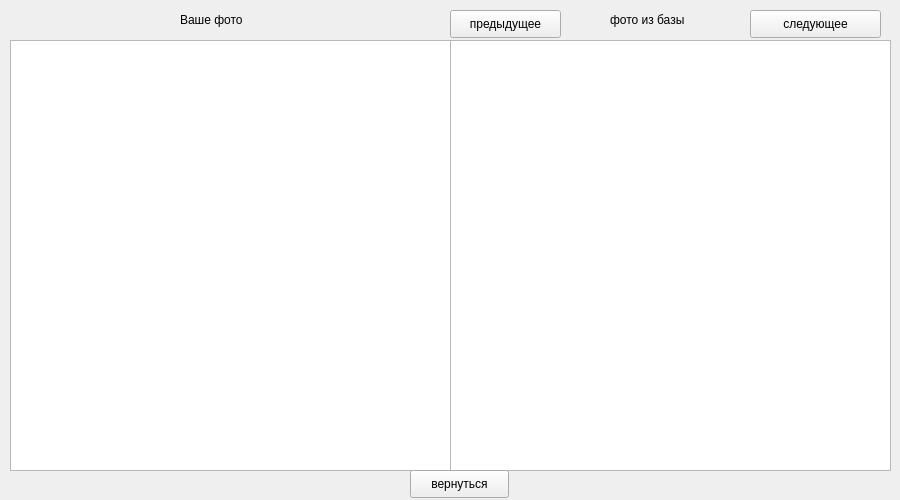
<?xml version="1.0" encoding="UTF-8"?>
<ui version="4.0">
 <class>ResultFrom</class>
 <widget class="QWidget" name="ResultFrom">
  <property name="geometry">
   <rect>
    <x>0</x>
    <y>0</y>
    <width>900</width>
    <height>500</height>
   </rect>
  </property>
  <property name="windowTitle">
   <string>Form</string>
  </property>
  <widget class="QLabel" name="CancerLabel">
   <property name="geometry">
    <rect>
     <x>200</x>
     <y>110</y>
     <width>68</width>
     <height>20</height>
    </rect>
   </property>
   <property name="text">
    <string/>
   </property>
  </widget>
  <widget class="QGraphicsView" name="graphicsView">
   <property name="geometry">
    <rect>
     <x>10</x>
     <y>40</y>
     <width>441</width>
     <height>431</height>
    </rect>
   </property>
  </widget>
  <widget class="QGraphicsView" name="graphicsView_2">
   <property name="geometry">
    <rect>
     <x>450</x>
     <y>40</y>
     <width>441</width>
     <height>431</height>
    </rect>
   </property>
  </widget>
  <widget class="QPushButton" name="previousImageButton">
   <property name="geometry">
    <rect>
     <x>450</x>
     <y>10</y>
     <width>111</width>
     <height>28</height>
    </rect>
   </property>
   <property name="text">
    <string>предыдущее</string>
   </property>
  </widget>
  <widget class="QPushButton" name="nextImageButton">
   <property name="geometry">
    <rect>
     <x>750</x>
     <y>10</y>
     <width>131</width>
     <height>28</height>
    </rect>
   </property>
   <property name="text">
    <string>следующее</string>
   </property>
  </widget>
  <widget class="QPushButton" name="pushButton">
   <property name="geometry">
    <rect>
     <x>410</x>
     <y>470</y>
     <width>99</width>
     <height>28</height>
    </rect>
   </property>
   <property name="text">
    <string>вернуться</string>
   </property>
  </widget>
  <widget class="QLabel" name="label">
   <property name="geometry">
    <rect>
     <x>180</x>
     <y>10</y>
     <width>91</width>
     <height>20</height>
    </rect>
   </property>
   <property name="text">
    <string>Ваше фото </string>
   </property>
  </widget>
  <widget class="QLabel" name="label_2">
   <property name="geometry">
    <rect>
     <x>610</x>
     <y>10</y>
     <width>101</width>
     <height>20</height>
    </rect>
   </property>
   <property name="text">
    <string>фото из базы</string>
   </property>
  </widget>
 </widget>
 <resources/>
 <connections/>
</ui>
